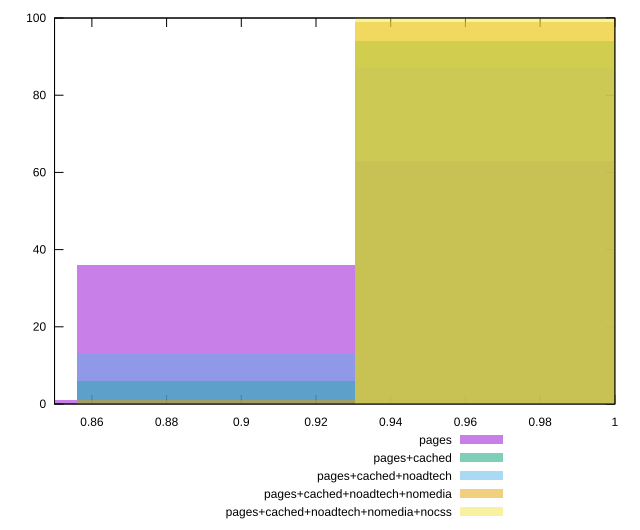

Recreate this plot in gnuplot.
reset

$pages <<EOF
0.9676165899893032 63
0.8931845446055107 36
0.8187524992217181 1
EOF

$pagesCached <<EOF
0.9676165899893032 94
0.8931845446055107 6
EOF

$pagesCachedNoadtech <<EOF
0.9676165899893032 87
0.8931845446055107 13
EOF

$pagesCachedNoadtechNomedia <<EOF
0.9676165899893032 99
0.8931845446055107 1
EOF

$pagesCachedNoadtechNomediaNocss <<EOF
0.9676165899893032 100
EOF

set key outside below
set boxwidth 0.07443204538379256
set xrange [0.85:1]
set yrange [0:100]
set trange [0:100]
set style fill transparent solid 0.5 noborder
set terminal svg size 640, 530 enhanced background rgb 'white'
set output "report_00015_2021-02-09T16-11-33.973Z/unminified-css/comparison/histogram/all_score.svg"

plot $pages title "pages" with boxes, \
     $pagesCached title "pages+cached" with boxes, \
     $pagesCachedNoadtech title "pages+cached+noadtech" with boxes, \
     $pagesCachedNoadtechNomedia title "pages+cached+noadtech+nomedia" with boxes, \
     $pagesCachedNoadtechNomediaNocss title "pages+cached+noadtech+nomedia+nocss" with boxes

reset
